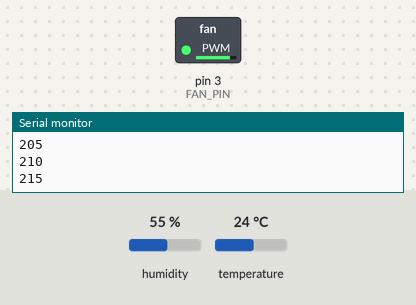
The sketch below on a simulated Arduino Uno, built with avr-gcc and run on an emulated ATmega328P. On the bench: switched loads named in the sketch (green lamp = pin HIGH), the last lines printed to the serial monitor. The inputs (shaded band) are chosen by the test bench; at power-on: temperature 24 °C, humidity 55 %.

Above: at 2.6 s.
2.7 s: temperature set to 22 °C
At 3.21 s:
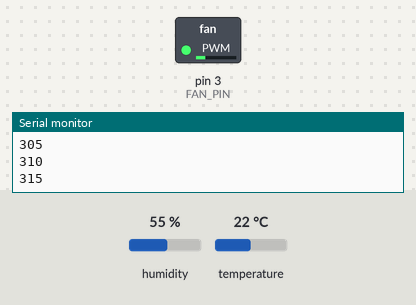
5.2 s: temperature set to 28 °C
At 5.72 s:
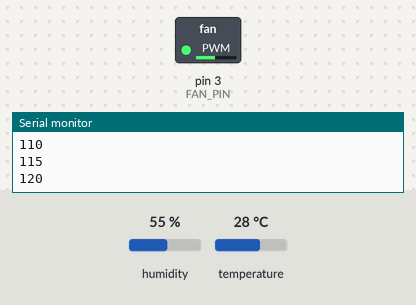
Timing chart, 0 to 14.7 s (numbered marks = the images above; inputs shaded):
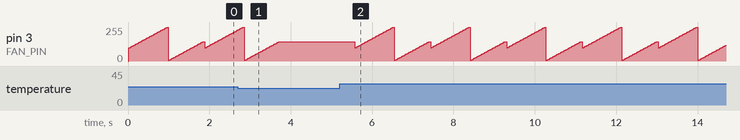

The sketch:

temp_fan.ino
```cpp
#include <dht.h>

dht DHT;

#define DHT11_PIN 7
#define FAN_PIN 3

int temperature_limit;

void setup(){
  pinMode(FAN_PIN,OUTPUT);
  Serial.begin(9600);

  temperature_limit = 24; // to be set up later by the server
}

void loop()
{
  int chk = DHT.read11(DHT11_PIN);
  Serial.print("Temperature = ");
  Serial.println(DHT.temperature);

  if(DHT.temperature >= temperature_limit){
    //Fan working
    int value;
    for(value = 100 ; value <= 400; value+=5)
    {
      analogWrite(FAN_PIN, value);   //PWM
      Serial.println(value);
      delay(30); //1800 total
    }
  } else{
    delay(1800);
  }
}
```

Measured:
- the behaviour switches between 24 and 23 °C on temperature (found by bisection; images 0 and 1)
